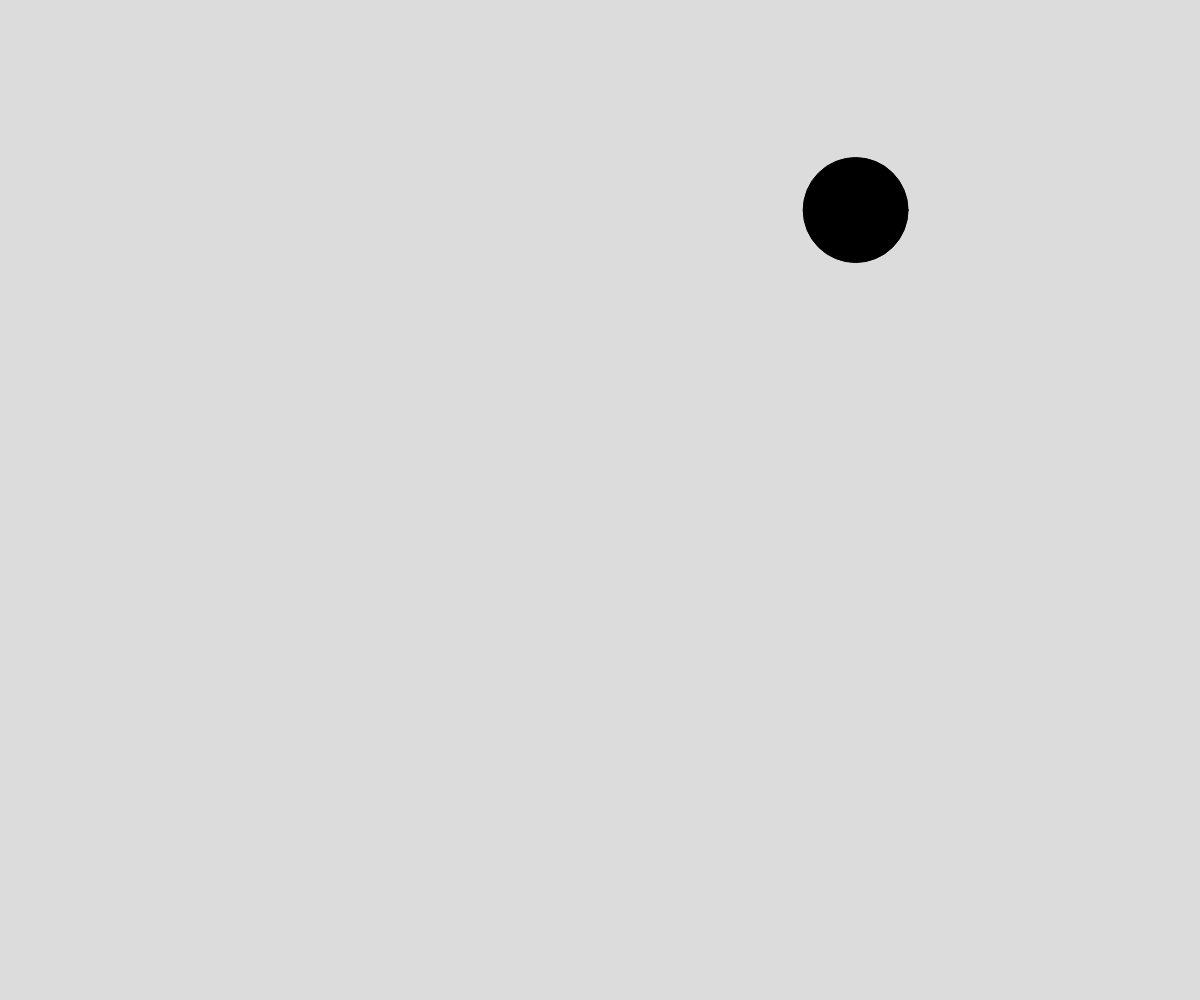
Frame 1 (no input)
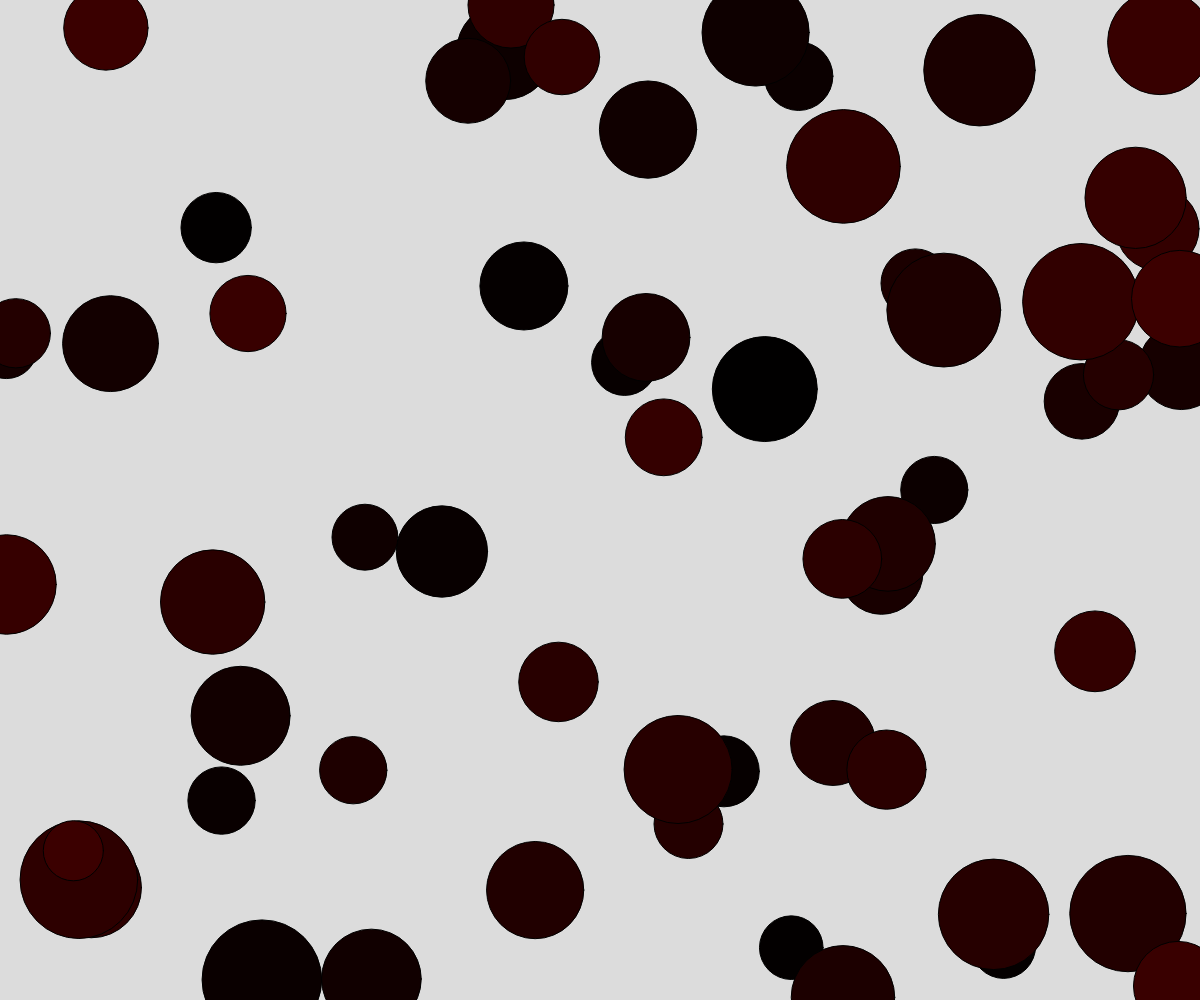
Frame 60 (no input)
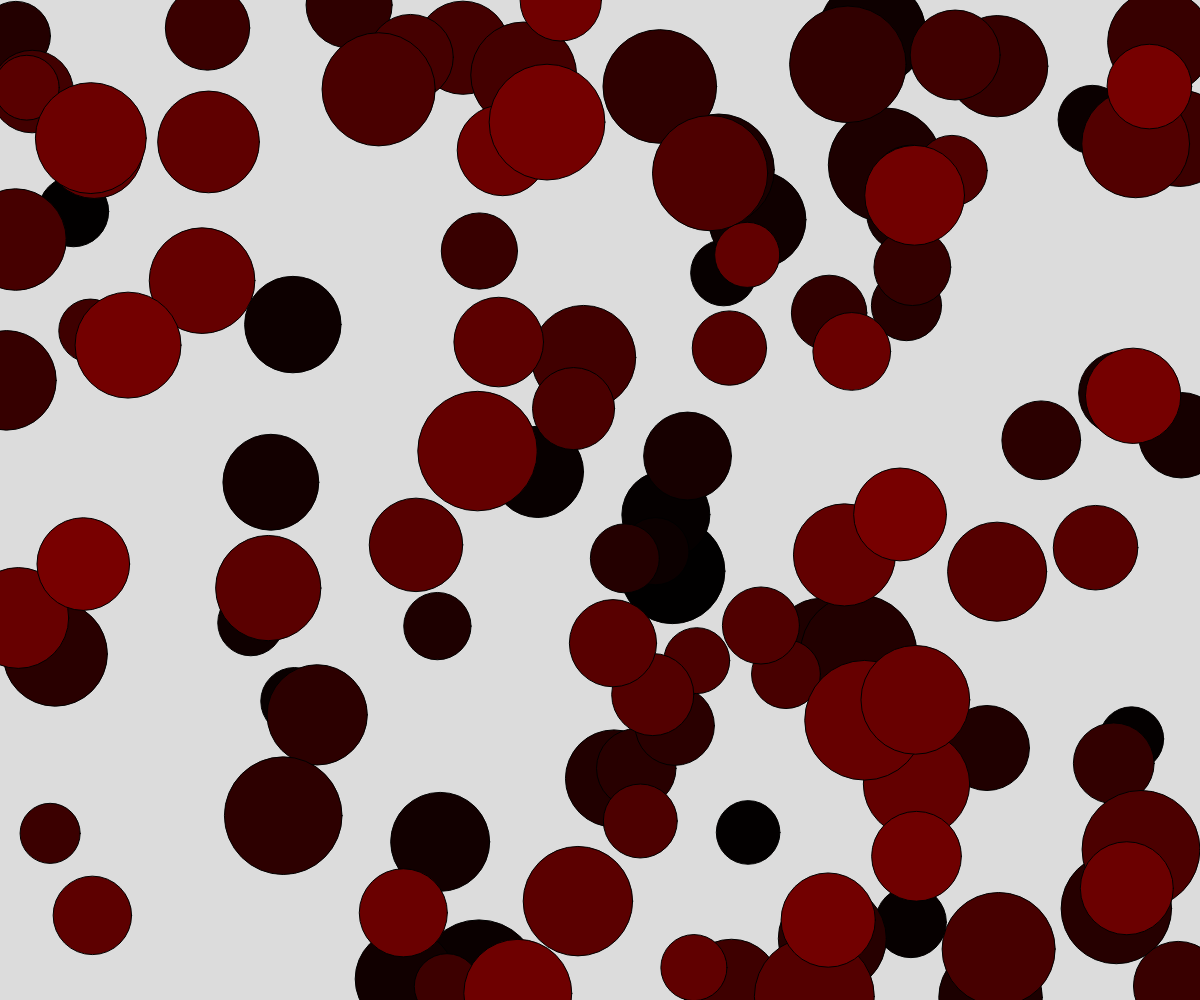
Frame 120 (the mouse pressed at the canvas centre since frame 60)

The p5.js sketch that drew these frames (run headless with seeded random() and noise() and a simulated clock; from frame 60 on, the mouse is pressed at the canvas centre):

// p5.js sketch
// ── sketch.js
// Project Title
// Your Name
// Date
//
// Extra for Experts:
// - describe what you did to take this project "above and beyond"

let redC = 0;
let blueC = 0;
let greenC = 0;

let ballArray = [];

function setup() {
  createCanvas(windowWidth, windowHeight);
}

function draw() {
  background(220);
  spawnBall(random(windowWidth), random(windowHeight));

  for (let ball of ballArray) {
    ball.x += ball.dx;
    ball.y += ball.dy;

    if (ball.x > width-ball.radius || ball.x < 0 + ball.radius) {
      ball.dx *= -1;
    }

    if (ball.y > height-ball.radius || ball.y < 0 + ball.radius) {
      ball.dy *= -1;
    }

    fill(ball.red, ball.blue, ball.green);
    circle(ball.x, ball.y, ball.radius*2);

  }
}

function windowResized() {
  resizeCanvas(windowWidth, windowHeight);
}

function spawnBall(xVal, yVal) {
  if (redC < 254) {
    redC++;
  }

  else if (redC > 254) {

    if (blueC < 254) {
      blueC++;
    }

    if (blueC > 254) {
      greenC++;
    }
  }
  
  let ball = {
    x: xVal,
    y: yVal,
    radius: random(30, 60),
    dx: random(-5, 5),
    dy: random(-5, 5),
    red: redC,
    blue: blueC,
    green: greenC,
  };

  



  ballArray.push(ball);

}
